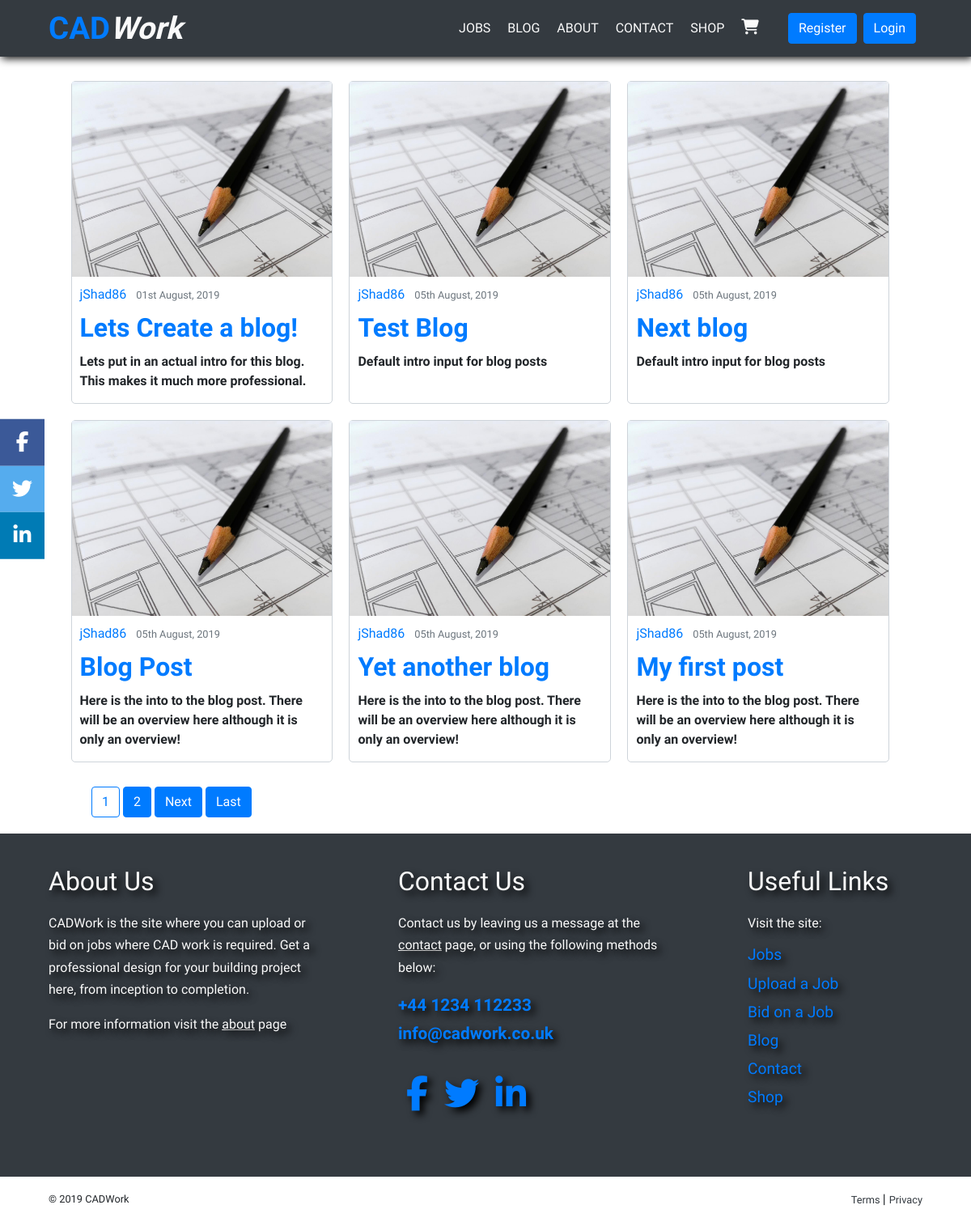
Screenshot of /blog/ with the database file from the repository.
### blog/models.py (models this page shows, shortened)
class Post(models.Model):
	title = models.CharField(max_length=100)
	intro = models.CharField(max_length=250)
	content = models.TextField()
	blog_image = models.ImageField(default='blog-default.jpg', upload_to='blog_images')
	date_posted = models.DateTimeField(default=timezone.now)
	author = models.ForeignKey(User, on_delete=models.CASCADE)

### blog/views.py (the view)
# urls.py: path('', PostListView.as_view(), name='blog-home'),
class PostListView(ListView):
	model = Post
	template_name = 'blog/home.html'
	context_object_name = 'posts'
	order = ['-date_posted']
	paginate_by = 6

### blog/templates/blog/home.html (shortened to what this page needs)
{% extends 'base.html' %}
{% block content %}
<div class="blog-home-container">
    <div class="blog-card-container">
        {% for post in posts %}
            <article class="blog-article">
                <img class="article-image" src="{{ post.blog_image.url }}" height="80" width="80">
                <div class="media-body">
                    <div class="article-metadata">
                        <a class="mr-2" href="{% url 'user-posts' post.author.username %}">{{ post.author }}</a>
                        <small class="text-muted">{{ post.date_posted|date:"dS F, Y" }}</small>
                    </div>
                    <h2 class="blog-home-title"><a href="{% url 'post-detail' post.id %}">{{ post.title }}</a></h2>
                    <p class="article-card-intro">{{ post.intro }}</p>
                </div>
            </article>
        {% endfor %}
    </div>
    {% if is_paginated %}
        <div class="paginate-buttons ml-3">
            {% for num in page_obj.paginator.page_range %}
                {% if page_obj.number == num %}
                    <a class="btn btn-outline-primary" href="?page={{ num }}">{{ num }}</a>
                {% elif num > page_obj.number|add:'-2' and num < page_obj.number|add:'2' %}
                    <a class="btn btn-primary" href="?page={{ num }}">{{ num }}</a>
                {% endif %}
            {% endfor %}
            {% if page_obj.has_next %}
                <a class="btn btn-primary" href="?page={{ page_obj.next_page_number }}">Next</a>
                <a class="btn btn-primary" href="?page={{ page_obj.paginator.num_pages }}">Last</a>
            {% endif %}
        </div>
    {% endif %}
</div>
{% endblock content %}

### static/css/styles.css (style rules this page uses)
* { margin: 0; font-family: "Open Sans", sans-serif; }
h1, h2, h3, h4, h5, h6 { font-family: "Titillium Web", sans-serif; }
.blog-home-container { margin-top: 70px; display: flex; flex-direction: column; align-items: center; }
.blog-card-container { margin-top: 20px; width: 95%; max-width: 1100px; display: flex; flex-wrap: wrap; }
.blog-article { margin: 10px; border: 0.5px solid #ced4da; border-radius: 5px; width: 100%; }
.blog-article img { width: 100%; height: auto; }
.media-body { padding: 10px; }
.blog-home-title { font-size: 2em; margin: 10px 0; font-weight: 600; }
.article-card-intro { margin: 5px 0; font-size: 1em; font-weight: 600; }
.paginate-buttons { margin: 20px 0; width: 90%; max-width: 1100px; }
@media (min-width: 768px) { .blog-article { width: 47%; } }
@media (min-width: 992px) { .blog-article { width: 31%; } }

### rows the page displays
Post: blog_image (placeholder picture), author "jShad86", date_posted "01st August, 2019", title "Lets Create a blog!", intro "Lets put in an actual intro for this blog. This makes it much more professional."
Post: blog_image (placeholder picture), author "jShad86", date_posted "05th August, 2019", title "Test Blog", intro "Default intro input for blog posts"
Post: blog_image (placeholder picture), author "jShad86", date_posted "05th August, 2019", title "Next blog", intro "Default intro input for blog posts"
Post: blog_image (placeholder picture), author "jShad86", date_posted "05th August, 2019", title "Blog Post", intro "Here is the into to the blog post. There will be an overview here although it is only an overview!"
Post: blog_image (placeholder picture), author "jShad86", date_posted "05th August, 2019", title "Yet another blog", intro "Here is the into to the blog post. There will be an overview here although it is only an overview!"
Post: blog_image (placeholder picture), author "jShad86", date_posted "05th August, 2019", title "My first post", intro "Here is the into to the blog post. There will be an overview here although it is only an overview!"

### other values shown
{{ num }} "1"
{{ num }} "2"
